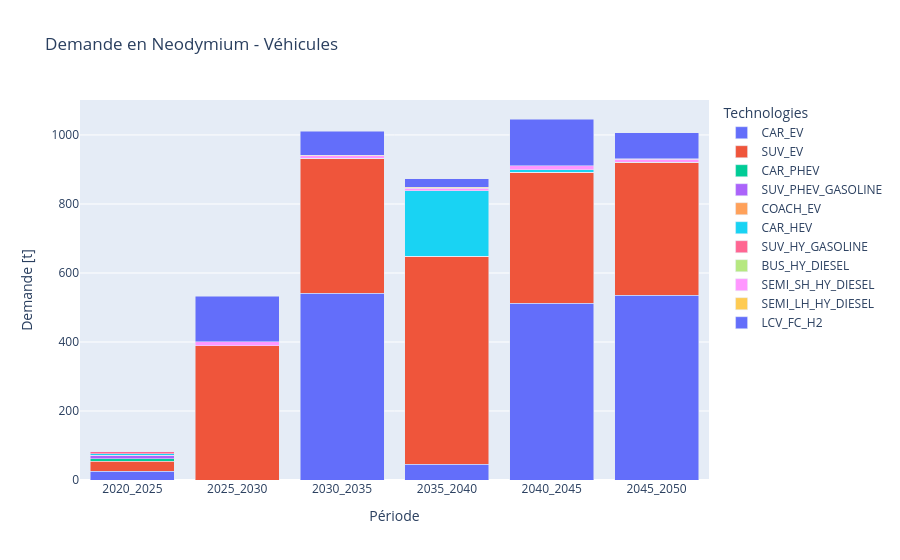

Write notebook code for a chart like this one.
### Code cell
mi_vehicles = {
    'CAR_EV': 695,
    'SUV_EV': 695,
    'CAR_PHEV': 450,
    'SUV_PHEV_GASOLINE': 450,
    'COACH_EV': 1700,
    'CAR_HEV': 278,
    'SUV_HY_GASOLINE': 278,
    'BUS_HY_DIESEL': 278,
    'SEMI_SH_HY_DIESEL': 278,
    'SEMI_LH_HY_DIESEL': 278,
    'LCV_FC_H2': 577,
}

df_demand_vehicles = df_vehicles.multiply(pd.Series(mi_vehicles), axis=0)*0.88 / 1e6

df_melted = df_demand_vehicles.T.reset_index().rename(columns={'index': 'Période'}).melt(
    id_vars='Période', var_name='Technologies', value_name='Demande [t]'
)

fig = px.bar(df_melted, x='Période', y='Demande [t]', color='Technologies', barmode='stack',
             title='Demande en Neodymium - Véhicules')
fig.update_layout(xaxis_title='Période', yaxis_title='Demande [t]')
fig.show()

#filepath = os.path.join(save_dir, 'neo_demand_vehicles.png')
#fig.write_image(filepath)

### Figure 1 — Plotly figure (JSON) as saved in the notebook; plotly's stock layout.template omitted (floating-point values rounded to 4 significant figures)
{"data": [{"hovertemplate": "Technologies=CAR_EV<br>Période=%{x}<br>Demande [t]=%{y}<extra></extra>", "legendgroup": "CAR_EV", "marker": {"color": "#636efa", "pattern": {"shape": ""}}, "name": "CAR_EV", "orientation": "v", "showlegend": true, "textposition": "auto", "type": "bar", "x": ["2020_2025", "2025_2030", "2030_2035", "2035_2040", "2040_2045", "2045_2050"], "xaxis": "x", "y": [25.46, 0.0, 541.9, 45.93, 512.2, 535.7], "yaxis": "y"}, {"hovertemplate": "Technologies=SUV_EV<br>Période=%{x}<br>Demande [t]=%{y}<extra></extra>", "legendgroup": "SUV_EV", "marker": {"color": "#EF553B", "pattern": {"shape": ""}}, "name": "SUV_EV", "orientation": "v", "showlegend": true, "textposition": "auto", "type": "bar", "x": ["2020_2025", "2025_2030", "2030_2035", "2035_2040", "2040_2045", "2045_2050"], "xaxis": "x", "y": [29.43, 389.3, 390.9, 603.0, 380.3, 385.5], "yaxis": "y"}, {"hovertemplate": "Technologies=CAR_PHEV<br>Période=%{x}<br>Demande [t]=%{y}<extra></extra>", "legendgroup": "CAR_PHEV", "marker": {"color": "#00cc96", "pattern": {"shape": ""}}, "name": "CAR_PHEV", "orientation": "v", "showlegend": true, "textposition": "auto", "type": "bar", "x": ["2020_2025", "2025_2030", "2030_2035", "2035_2040", "2040_2045", "2045_2050"], "xaxis": "x", "y": [6.511, 0.0, 0.0, 0.0, 0.0, 0.0], "yaxis": "y"}, {"hovertemplate": "Technologies=SUV_PHEV_GASOLINE<br>Période=%{x}<br>Demande [t]=%{y}<extra></extra>", "legendgroup": "SUV_PHEV_GASOLINE", "marker": {"color": "#ab63fa", "pattern": {"shape": ""}}, "name": "SUV_PHEV_GASOLINE", "orientation": "v", "showlegend": true, "textposition": "auto", "type": "bar", "x": ["2020_2025", "2025_2030", "2030_2035", "2035_2040", "2040_2045", "2045_2050"], "xaxis": "x", "y": [10.07, 0.0, 0.0, 0.0, 0.0, 0.0], "yaxis": "y"}, {"hovertemplate": "Technologies=COACH_EV<br>Période=%{x}<br>Demande [t]=%{y}<extra></extra>", "legendgroup": "COACH_EV", "marker": {"color": "#FFA15A", "pattern": {"shape": ""}}, "name": "COACH_EV", "orientation": "v", "showlegend": true, "textposition": "auto", "type": "bar", "x": ["2020_2025", "2025_2030", "2030_2035", "2035_2040", "2040_2045", "2045_2050"], "xaxis": "x", "y": [0.0, 0.0, 0.0, 0.0, 0.0, 0.03301], "yaxis": "y"}, {"hovertemplate": "Technologies=CAR_HEV<br>Période=%{x}<br>Demande [t]=%{y}<extra></extra>", "legendgroup": "CAR_HEV", "marker": {"color": "#19d3f3", "pattern": {"shape": ""}}, "name": "CAR_HEV", "orientation": "v", "showlegend": true, "textposition": "auto", "type": "bar", "x": ["2020_2025", "2025_2030", "2030_2035", "2035_2040", "2040_2045", "2045_2050"], "xaxis": "x", "y": [4.886, 0.0, 0.0, 189.0, 6.952, 0.0], "yaxis": "y"}, {"hovertemplate": "Technologies=SUV_HY_GASOLINE<br>Période=%{x}<br>Demande [t]=%{y}<extra></extra>", "legendgroup": "SUV_HY_GASOLINE", "marker": {"color": "#FF6692", "pattern": {"shape": ""}}, "name": "SUV_HY_GASOLINE", "orientation": "v", "showlegend": true, "textposition": "auto", "type": "bar", "x": ["2020_2025", "2025_2030", "2030_2035", "2035_2040", "2040_2045", "2045_2050"], "xaxis": "x", "y": [7.136, 0.0, 0.0, 0.0, 0.0, 0.0], "yaxis": "y"}, {"hovertemplate": "Technologies=BUS_HY_DIESEL<br>Période=%{x}<br>Demande [t]=%{y}<extra></extra>", "legendgroup": "BUS_HY_DIESEL", "marker": {"color": "#B6E880", "pattern": {"shape": ""}}, "name": "BUS_HY_DIESEL", "orientation": "v", "showlegend": true, "textposition": "auto", "type": "bar", "x": ["2020_2025", "2025_2030", "2030_2035", "2035_2040", "2040_2045", "2045_2050"], "xaxis": "x", "y": [0.06349, 0.0, 0.0, 0.0, 0.0, 0.0], "yaxis": "y"}, {"hovertemplate": "Technologies=SEMI_SH_HY_DIESEL<br>Période=%{x}<br>Demande [t]=%{y}<extra></extra>", "legendgroup": "SEMI_SH_HY_DIESEL", "marker": {"color": "#FF97FF", "pattern": {"shape": ""}}, "name": "SEMI_SH_HY_DIESEL", "orientation": "v", "showlegend": true, "textposition": "auto", "type": "bar", "x": ["2020_2025", "2025_2030", "2030_2035", "2035_2040", "2040_2045", "2045_2050"], "xaxis": "x", "y": [0.0, 11.22, 6.862, 7.784, 11.81, 7.858], "yaxis": "y"}, {"hovertemplate": "Technologies=SEMI_LH_HY_DIESEL<br>Période=%{x}<br>Demande [t]=%{y}<extra></extra>", "legendgroup": "SEMI_LH_HY_DIESEL", "marker": {"color": "#FECB52", "pattern": {"shape": ""}}, "name": "SEMI_LH_HY_DIESEL", "orientation": "v", "showlegend": true, "textposition": "auto", "type": "bar", "x": ["2020_2025", "2025_2030", "2030_2035", "2035_2040", "2040_2045", "2045_2050"], "xaxis": "x", "y": [0.0, 0.0, 2.116, 2.493, 0.0, 1.613], "yaxis": "y"}, {"hovertemplate": "Technologies=LCV_FC_H2<br>Période=%{x}<br>Demande [t]=%{y}<extra></extra>", "legendgroup": "LCV_FC_H2", "marker": {"color": "#636efa", "pattern": {"shape": ""}}, "name": "LCV_FC_H2", "orientation": "v", "showlegend": true, "textposition": "auto", "type": "bar", "x": ["2020_2025", "2025_2030", "2030_2035", "2035_2040", "2040_2045", "2045_2050"], "xaxis": "x", "y": [0.0, 131.4, 68.72, 25.46, 135.1, 75.06], "yaxis": "y"}], "layout": {"barmode": "stack", "legend": {"title": {"text": "Technologies"}, "tracegroupgap": 0}, "title": {"text": "Demande en Neodymium - Véhicules"}, "xaxis": {"anchor": "y", "domain": [0, 1], "title": {"text": "Période"}}, "yaxis": {"anchor": "x", "domain": [0, 1], "title": {"text": "Demande [t]"}}}}
